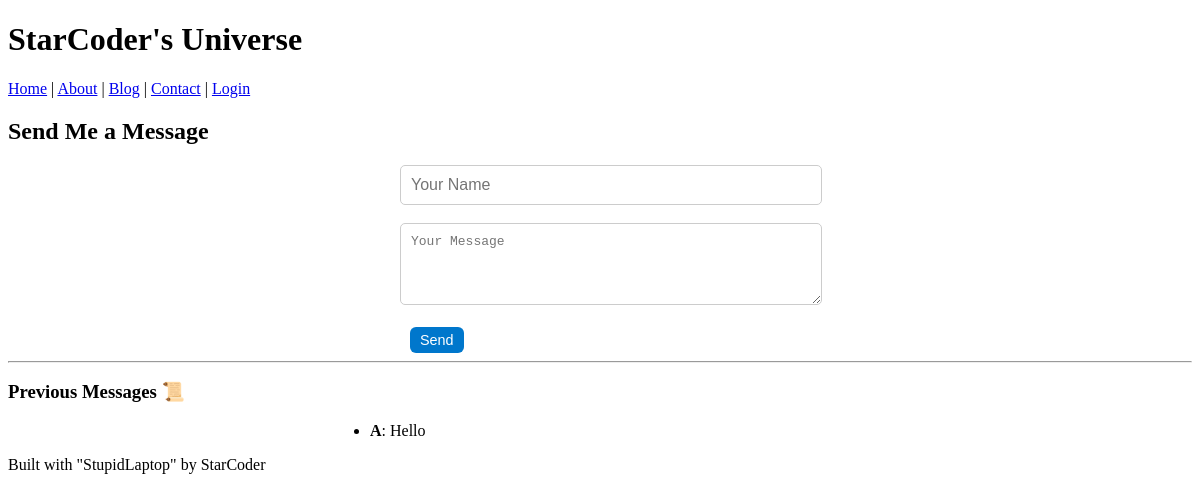
/contact, run on an earlier commit of the app's database.
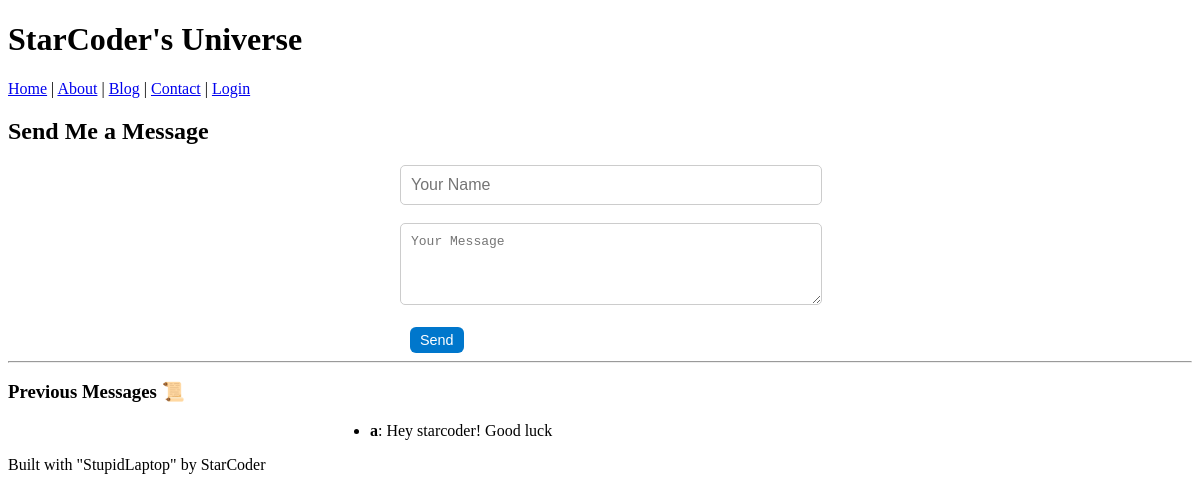
And on a later commit of the database.
### tables this page shows
CREATE TABLE messages (
            id INTEGER PRIMARY KEY AUTOINCREMENT, 
            name TEXT NOT NULL,
            message TEXT NOT NULL
            );

### app.py (the view, shortened to what this page needs)
@app.route("/contact", methods=["GET", "POST"])
def contact():
    saved_messages = get_messages()
    return render_template("contact.html", saved_messages=saved_messages)

### db.py (called while the page is built)
def get_messages():
    conn = sqlite3.connect(DB_NAME)
    c = conn.cursor()
    c.execute("SELECT id, name, message FROM messages ORDER BY id DESC")
    results = c.fetchall()
    conn.close()
    return results

### templates/contact.html (shortened to what this page needs)
{% extends "layout.html" %}
{% block content %}
  <h2>Send Me a Message</h2>
  <form method="POST" action="/contact" style="max-width: 400px; margin: auto;">
    <input type="text" name="name" placeholder="Your Name" required><br><br>
    <textarea name="message" placeholder="Your Message" rows="4" required></textarea><br><br>
    <button type="submit">Send</button>
  </form>
  {% if saved_messages %}
    <hr>
    <h3>Previous Messages 📜</h3>
    <ul style="max-width: 500px; margin: auto; text-align: left;">
      {% for id, name, msg in saved_messages %}
        <li>
          <strong>{{ name }}</strong>: {{ msg }}
        </li>
      {% endfor %}
    </ul>
  {% endif %}
{% endblock %}

What changed in the data, as far as the page shows it:
changed messages: name "A" → "a"; message "Hello" → "Hey starcoder! Good luck"
